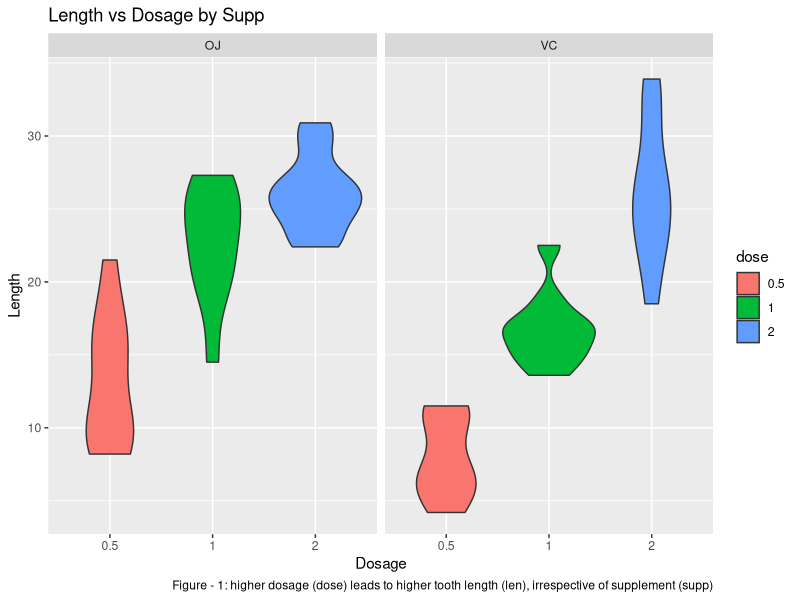
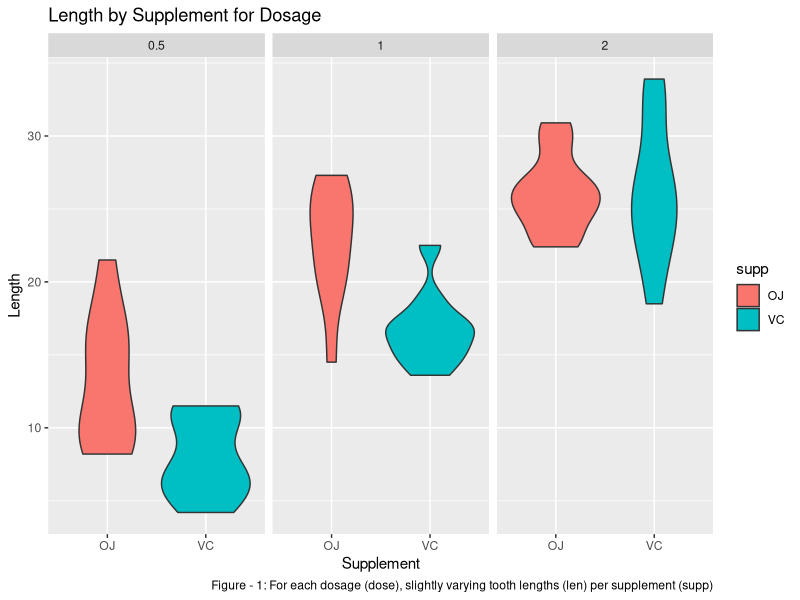

R code for these plots, in order:
## ---- chunk 1
knitr::opts_chunk$set(echo = TRUE)
## ---- chunk 2
data("ToothGrowth")
library(tidyverse)

str(ToothGrowth)
summary(ToothGrowth)
head(ToothGrowth,10)

## ---- chunk 3
ToothGrowth$dose <- as.factor(ToothGrowth$dose)
## ---- chunk 4

ggplot(ToothGrowth, aes(dose, len)) +
        geom_violin(aes(fill = dose)) +
        facet_grid(.~ supp) +
        labs(x = "Dosage", y = "Length", title = "Length vs Dosage by Supp", caption = "Figure - 1: higher dosage (dose) leads to higher tooth length (len), irrespective of supplement (supp)")
        

## ---- chunk 5
ggplot(ToothGrowth, aes(supp, len)) +
        geom_violin(aes(fill = supp)) +
        facet_grid(.~ dose) +
        labs(x = "Supplement", y = "Length", title = "Length by Supplement for Dosage", caption = "Figure - 1: For each dosage (dose), slightly varying tooth lengths (len) per supplement (supp)")
        
## ---- chunk 6

t.test(len ~ supp, ToothGrowth)

## ---- chunk 7

t1 <- subset(ToothGrowth, ToothGrowth$dose %in% c(0.5, 1.0))
t.test(len ~ dose, t1)


t1 <- subset(ToothGrowth, ToothGrowth$dose %in% c(0.5, 2.0))
t.test(len ~ dose, t1)

t1 <- subset(ToothGrowth, ToothGrowth$dose %in% c(1.0, 2.0))
t.test(len ~ dose, t1)


